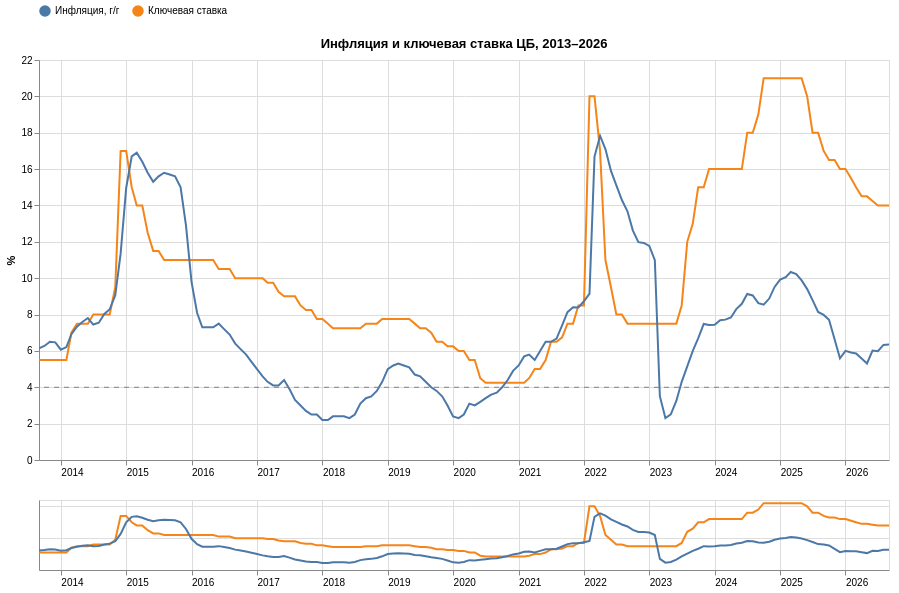

Write notebook code for a chart like this one.
### Markdown cell above
***
<center>Interactive Visualisation<center>

### Code cell
df = (file[['key_rate', 'infl']]
      .rename(columns={'key_rate': 'Ключевая ставка', 'infl': 'Инфляция, г/г'})
      .reset_index()
      .melt('date', var_name='Ряд', value_name='Значение'))

nearest = alt.selection_point(nearest=True, on='pointerover', fields=['date'], empty=False)
brush = alt.selection_interval(encodings=['x'])   # выделение периода на мини-графике

base = alt.Chart(df).encode(
    x=alt.X('date:T', title=None, scale=alt.Scale(domain=brush, nice=False),
            axis=alt.Axis(format='%Y', tickCount='year', labelAlign='left')),
    y=alt.Y('Значение:Q', title='%'),
    color=alt.Color('Ряд:N', legend=alt.Legend(title=None, orient='top')))

lines = base.mark_line(clip=True)
points = (base.mark_circle(size=80, clip=True)
          .encode(opacity=alt.condition(nearest, alt.value(1), alt.value(0)))
          .add_params(nearest))
labels = (base.transform_calculate(
              label="format(datum['Значение'], '.2f') + '%  (' + timeFormat(datum.date, '%m.%Y') + ')'")
          .mark_text(align='left', dx=8, dy=-10, fontWeight='bold', clip=True)
          .encode(text=alt.condition(nearest, 'label:N', alt.value(''))))
target = alt.Chart(pd.DataFrame({'y': [4]})).mark_rule(strokeDash=[5, 5], color='gray').encode(y='y:Q')

main = (lines + points + labels + target).properties(
    width=850, height=400, title='Инфляция и ключевая ставка ЦБ, 2013–2026')

# мини-график снизу: на нём мышкой выделять период
overview = (alt.Chart(df).mark_line()
            .encode(x=alt.X('date:T', title=None, scale=alt.Scale(nice=False),
                            axis=alt.Axis(format='%Y', tickCount='year', labelAlign='left')),
                    y=alt.Y('Значение:Q', title=None, axis=alt.Axis(labels=False, ticks=False)),
                    color=alt.Color('Ряд:N', legend=None))
            .add_params(brush)
            .properties(width=850, height=70))
alt.renderers.set_embed_options(actions={'export': True, 'source': False,
                                         'compiled': False, 'editor': False})
main & overview

### Figure 1 — Vega-Lite specification as saved in the notebook (floating-point values rounded to 4 significant figures; data arrays with more than 128 entries replaced by an {"elided": "..."} marker saying what was removed)
{"config": {"view": {"continuousWidth": 300, "continuousHeight": 300}}, "vconcat": [{"layer": [{"mark": {"type": "line", "clip": true}, "encoding": {"color": {"field": "Ряд", "legend": {"orient": "top", "title": null}, "type": "nominal"}, "x": {"axis": {"format": "%Y", "labelAlign": "left", "tickCount": "year"}, "field": "date", "scale": {"domain": {"param": "param_c97a99acfc68b794"}, "nice": false}, "title": null, "type": "temporal"}, "y": {"field": "Значение", "title": "%", "type": "quantitative"}}}, {"mark": {"type": "circle", "clip": true, "size": 80}, "encoding": {"color": {"field": "Ряд", "legend": {"orient": "top", "title": null}, "type": "nominal"}, "opacity": {"condition": {"param": "param_ee5dd68014745b8d", "value": 1, "empty": false}, "value": 0}, "x": {"axis": {"format": "%Y", "labelAlign": "left", "tickCount": "year"}, "field": "date", "scale": {"domain": {"param": "param_c97a99acfc68b794"}, "nice": false}, "title": null, "type": "temporal"}, "y": {"field": "Значение", "title": "%", "type": "quantitative"}}, "name": "view_f8ba6a116178e525_1"}, {"mark": {"type": "text", "align": "left", "clip": true, "dx": 8, "dy": -10, "fontWeight": "bold"}, "encoding": {"color": {"field": "Ряд", "legend": {"orient": "top", "title": null}, "type": "nominal"}, "text": {"condition": {"param": "param_ee5dd68014745b8d", "empty": false, "field": "label", "type": "nominal"}, "value": ""}, "x": {"axis": {"format": "%Y", "labelAlign": "left", "tickCount": "year"}, "field": "date", "scale": {"domain": {"param": "param_c97a99acfc68b794"}, "nice": false}, "title": null, "type": "temporal"}, "y": {"field": "Значение", "title": "%", "type": "quantitative"}}, "transform": [{"calculate": "format(datum['Значение'], '.2f') + '%  (' + timeFormat(datum.date, '%m.%Y') + ')'", "as": "label"}]}, {"data": {"name": "data-6206616af80b8ff650b22b98bebe9cdf"}, "mark": {"type": "rule", "color": "gray", "strokeDash": [5, 5]}, "encoding": {"y": {"field": "y", "type": "quantitative"}}}], "height": 400, "title": "Инфляция и ключевая ставка ЦБ, 2013–2026", "width": 850}, {"mark": {"type": "line"}, "encoding": {"color": {"field": "Ряд", "legend": null, "type": "nominal"}, "x": {"axis": {"format": "%Y", "labelAlign": "left", "tickCount": "year"}, "field": "date", "scale": {"nice": false}, "title": null, "type": "temporal"}, "y": {"axis": {"labels": false, "ticks": false}, "field": "Значение", "title": null, "type": "quantitative"}}, "height": 70, "name": "view_e626f3b467cd2265_1", "width": 850}], "data": {"name": "data-fbb754ea84b549678fe6162c4f6eae66"}, "params": [{"name": "param_ee5dd68014745b8d", "select": {"type": "point", "fields": ["date"], "nearest": true, "on": "pointerover"}, "views": ["view_f8ba6a116178e525_1"]}, {"name": "param_c97a99acfc68b794", "select": {"type": "interval", "encodings": ["x"]}, "views": ["view_e626f3b467cd2265_1"]}], "$schema": "https://vega.github.io/schema/vega-lite/v6.1.0.json", "datasets": {"data-fbb754ea84b549678fe6162c4f6eae66": {"elided": "314 records"}, "data-6206616af80b8ff650b22b98bebe9cdf": [{"y": 4}]}}
